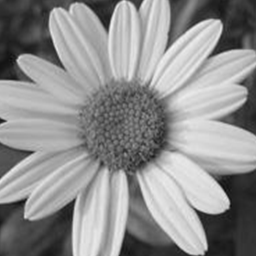
#> input picture trial images/img1.png, 256 x 256 px
$ python 'image embedding and results.py'
#> lines starting #> are read from the running program, lines starting #| are printed output that depends on the picture
from PIL import Image
import diamondEncodingandDecode1 as DE
import cv2
import matplotlib.pyplot as plt
import math
from tkinter import filedialog
from skimage import io, img_as_float
from skimage.filters import gaussian
import numpy as np  # Import numpy for array operations


### performance parameters
### mse
# [23 lines left out: function mse, not called in this run]
### end of MSE

# Function to add Gaussian noise to an image
def add_gaussian_noise(image, sigma):
    noisy_image = image + np.random.normal(0, sigma, image.shape)
    noisy_image = np.clip(noisy_image, 0, 255).astype(np.uint8)
    return noisy_image

def select_image_file():
    global input_path
    input_path = filedialog.askopenfilename(title="Select Image File")
#> the answer given: trial images/img1.png
    return input_path

img=select_image_file()

# Load the cover image
cover_img = Image.open(img, 'r').convert("L")
cover_array = np.array(cover_img)

# Add Gaussian noise to the cover image
sigma = 30  # Adjust sigma value as needed
noisy_cover_array = add_gaussian_noise(cover_array, sigma)
#> in add_gaussian_noise, `noisy_image = image + np.random.normal(0, sigma, image.shape)`:
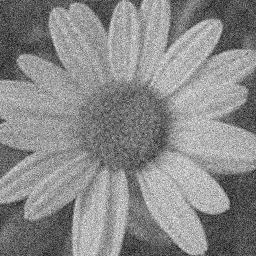
#> noisy_image: shape (256, 256) float64; min -85.8, max 338, mean 143.1; drawn with min black and max white
#> in add_gaussian_noise, `noisy_image = np.clip(noisy_image, 0, 255).astype(np.uint8)`:
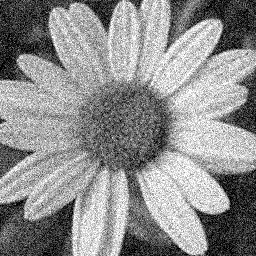
#> noisy_image: shape (256, 256); min 0, max 255, mean 142.4
noisy_cover_img = Image.fromarray(noisy_cover_array)

# Display message about the noisy image being created
print("Noisy image created.")

# Display the noisy cover image
plt.imshow(noisy_cover_img, cmap='gray')
plt.title("Noisy Cover Image")
plt.axis('off')
plt.show()


cover_img = Image.open(img, 'r').convert("L")
test = Image.Image.getdata(cover_img)
cover_pixels=[]
#print(len(test))
for i in range(0,len(test)-1,2):
    cover_pixels.append([test[i],test[i+1]])
#> this loop made 32768 passes
#> i on passes 3 to 5: 4, 6, 8
#> after the loop, cover_pixels = 32768 items
#print(cover_pixels)
print("Image has been converted to pixels ")

#> (the run stopped early here; a loop or call above may not have finished)

$ run again, on trial images/img3.png
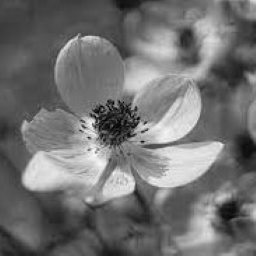
#> input picture trial images/img3.png, 256 x 256 px
#> in add_gaussian_noise, `noisy_image = image + np.random.normal(0, sigma, image.shape)`:
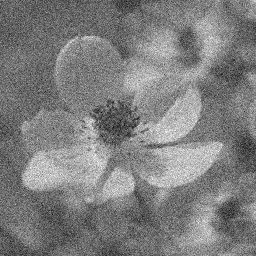
#> noisy_image: shape (256, 256) float64; min -96.64, max 326.1, mean 113.2; drawn with min black and max white
#> in add_gaussian_noise, `noisy_image = np.clip(noisy_image, 0, 255).astype(np.uint8)`:
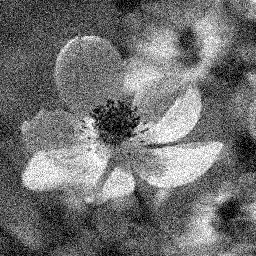
#> noisy_image: shape (256, 256); min 0, max 255, mean 112.8
#> the loop `for i in range(0,len(test)-1,2):` made 32768 passes
#> i on passes 3 to 5: 4, 6, 8
#> after the loop `for i in range(0,len(test)-1,2):`: cover_pixels = 32768 items

$ run again, on trial images/img4.png
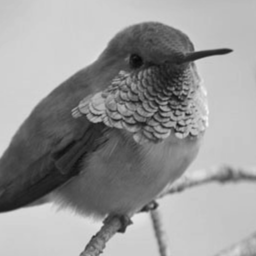
#> input picture trial images/img4.png, 256 x 256 px
#> in add_gaussian_noise, `noisy_image = image + np.random.normal(0, sigma, image.shape)`:
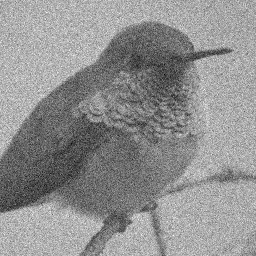
#> noisy_image: shape (256, 256) float64; min -90.4, max 335, mean 151.6; drawn with min black and max white
#> in add_gaussian_noise, `noisy_image = np.clip(noisy_image, 0, 255).astype(np.uint8)`:
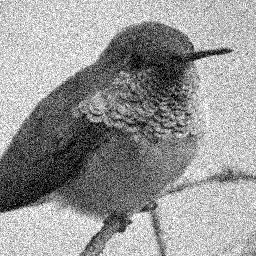
#> noisy_image: shape (256, 256); min 0, max 255, mean 150.9
#> the loop `for i in range(0,len(test)-1,2):` made 32768 passes
#> i on passes 3 to 5: 4, 6, 8
#> after the loop `for i in range(0,len(test)-1,2):`: cover_pixels = 32768 items

$ run again, on trial images/img5.png
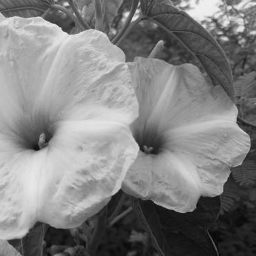
#> input picture trial images/img5.png, 256 x 256 px
#> in add_gaussian_noise, `noisy_image = image + np.random.normal(0, sigma, image.shape)`:
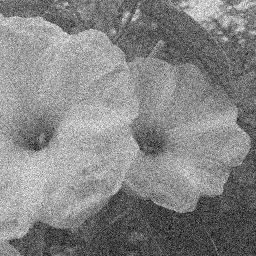
#> noisy_image: shape (256, 256) float64; min -82.11, max 321.5, mean 128.6; drawn with min black and max white
#> in add_gaussian_noise, `noisy_image = np.clip(noisy_image, 0, 255).astype(np.uint8)`:
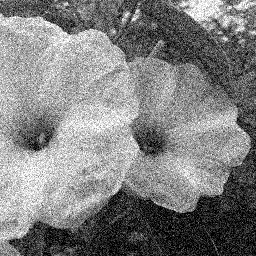
#> noisy_image: shape (256, 256); min 0, max 255, mean 128.3
#> the loop `for i in range(0,len(test)-1,2):` made 32768 passes
#> i on passes 3 to 5: 4, 6, 8
#> after the loop `for i in range(0,len(test)-1,2):`: cover_pixels = 32768 items
